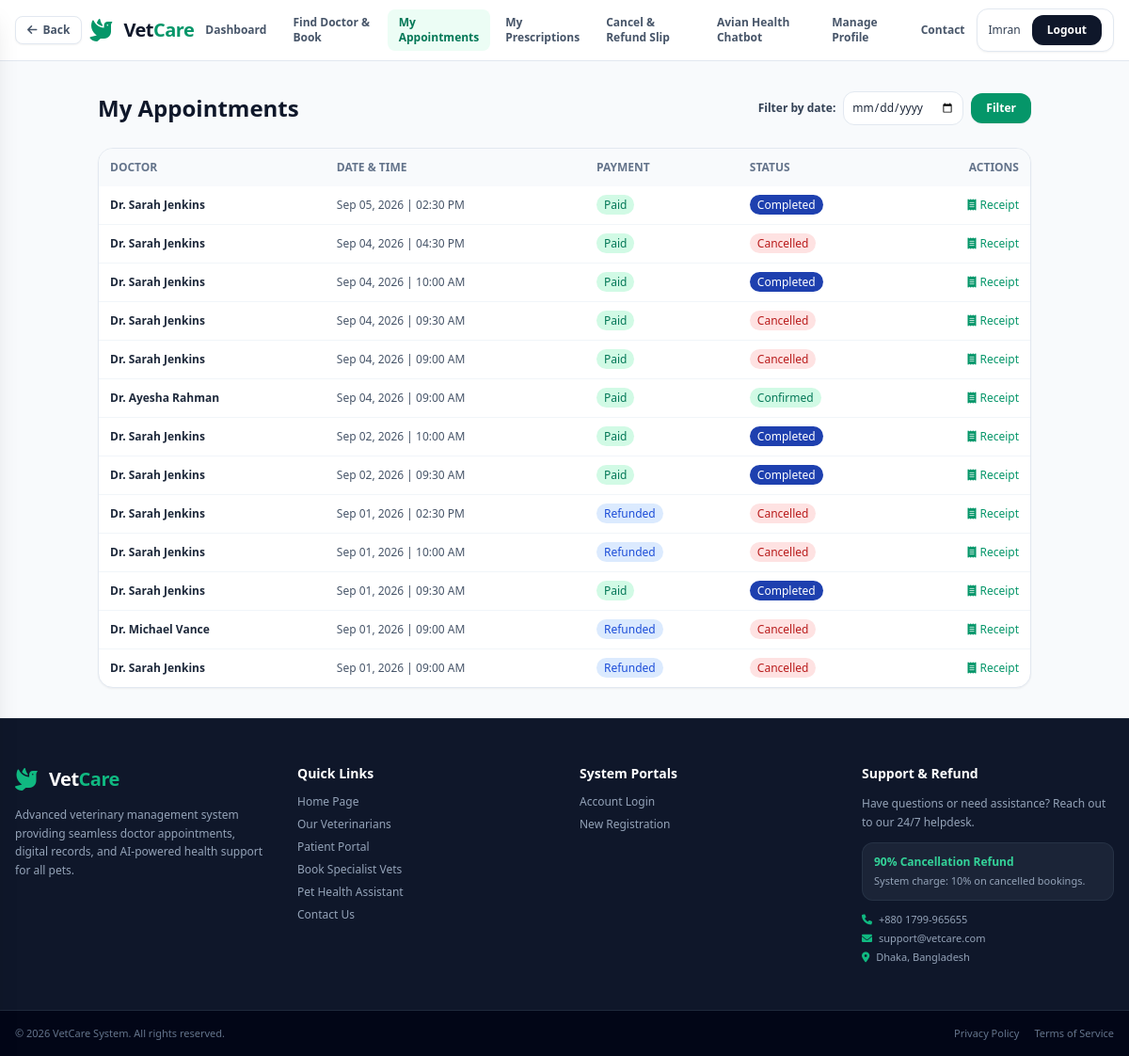
Before: /my-appointments/ (signed in) with the older database file.
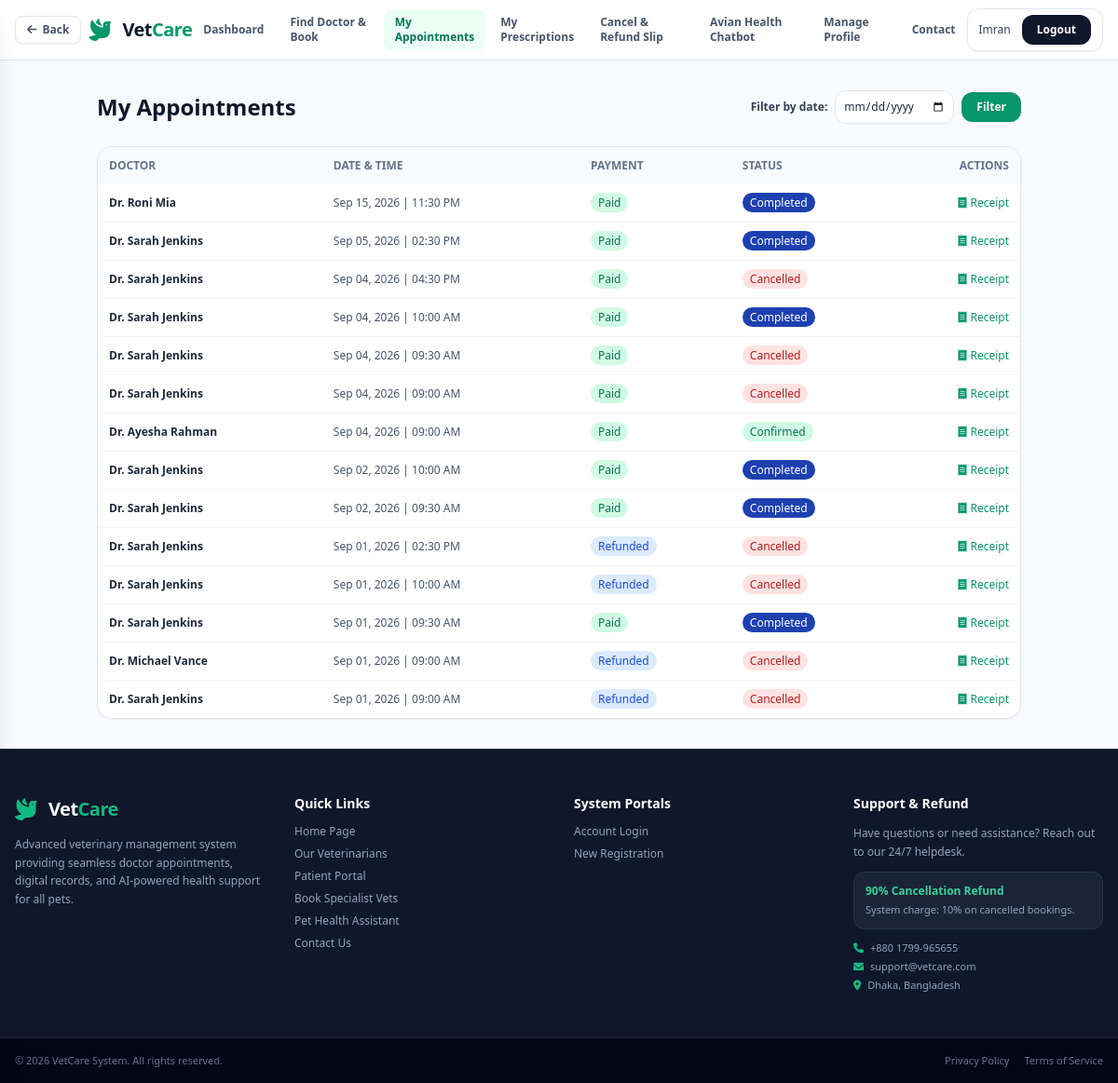
After: the same page with the newer database file.
### booking/models.py (models this page shows, shortened)
class Appointment(models.Model):
    STATUS_CHOICES = (
        ('PENDING', 'Pending'),
        ('CONFIRMED', 'Confirmed'),
        ('COMPLETED', 'Completed'),
        ('CANCELLED', 'Cancelled'),
    )
    patient = models.ForeignKey('patient.Patient', on_delete=models.CASCADE, related_name='appointments')
    doctor = models.ForeignKey('vet.Doctor', on_delete=models.CASCADE, related_name='appointments')
    date = models.DateField()
    time = models.TimeField()
    status = models.CharField(max_length=20, choices=STATUS_CHOICES, default='PENDING')
    fee = models.DecimalField(max_digits=8, decimal_places=2, default=1500.00)
    notes = models.TextField(blank=True)
    created_at = models.DateTimeField(auto_now_add=True)
    updated_at = models.DateTimeField(auto_now=True)
    class Meta:
        ordering = ['-date', '-time']

### vet/models.py (models this page shows, shortened)
class Doctor(models.Model):
    user = models.OneToOneField(settings.AUTH_USER_MODEL, on_delete=models.CASCADE, related_name='doctor_profile')
    specialty = models.CharField(max_length=100)
    experience_years = models.IntegerField(default=0)
    qualification = models.CharField(max_length=200, blank=True)
    license_number = models.CharField(max_length=50, blank=True)
    consultation_fee = models.DecimalField(max_digits=8, decimal_places=2, default=1500.00)
    bio = models.TextField(blank=True)
    is_active = models.BooleanField(default=True)
    created_at = models.DateTimeField(auto_now_add=True)

### accounts/models.py (models this page shows, shortened)
class User(AbstractUser):
    ROLE_CHOICES = (
        ('PATIENT', 'Patient'),
        ('DOCTOR', 'Doctor'),
        ('ADMIN', 'Admin'),
    )
    role = models.CharField(max_length=20, choices=ROLE_CHOICES, default='PATIENT')
    phone = models.CharField(max_length=20, blank=True, null=True)
    country_code = models.CharField(max_length=5, default='+880', blank=True)
    address = models.TextField(blank=True)
    created_at = models.DateTimeField(auto_now_add=True)

### patient/views.py (the view)
# urls.py: path('my-appointments/', views.my_appointments, name='my_appointments'),
@login_required
def my_appointments(request):
    if request.user.role != 'PATIENT':
        return render(request, '403.html', status=403)
    from datetime import datetime
    selected_date_str = request.GET.get('date', '').strip()
    selected_date = None
    if selected_date_str:
        try:
            selected_date = datetime.strptime(selected_date_str, '%Y-%m-%d').date()
        except ValueError:
            selected_date = None
    try:
        patient = request.user.patient_profile
        appointments = patient.appointments.select_related('doctor__user', 'payment').order_by('-date', '-time')
        if selected_date is not None:
            appointments = appointments.filter(date=selected_date)
    except Patient.DoesNotExist:
        patient = None
        appointments = []
    context = {
        'patient': patient,
        'appointments': appointments,
        'selected_date': selected_date_str,
    }
    return render(request, 'my_appointments.html', context)

### vetcure/templates/my_appointments.html (shortened to what the changed rows need)
{% extends 'base.html' %}
{% block content %}
<div class="flex-grow max-w-5xl w-full mx-auto px-4 py-8">
    <div class="flex flex-col md:flex-row md:items-center md:justify-between gap-4 mb-6">
        <h1 class="text-2xl font-bold text-slate-900">My Appointments</h1>
    </div>
    <div class="bg-white rounded-2xl border border-slate-200 shadow-sm overflow-hidden">
        <div class="overflow-x-auto">
            <table class="w-full text-left text-xs text-slate-600">
                <thead class="bg-slate-50 text-slate-500 uppercase">
                    <tr>
                        <th class="p-3">Doctor</th>
                        <th class="p-3">Date & Time</th>
                        <th class="p-3">Payment</th>
                        <th class="p-3">Status</th>
                        <th class="p-3 text-right">Actions</th>
                    </tr>
                </thead>
                <tbody class="divide-y divide-slate-100">
                    {% for appointment in appointments %}
                    <tr>
                        <td class="p-3 font-semibold text-slate-800">Dr. {{ appointment.doctor.user.get_full_name }}</td>
                        <td class="p-3">{{ appointment.date|date:"M d, Y" }} | {{ appointment.time|time:"h:i A" }}</td>
                        <td class="p-3">
                            {% if appointment.payment.status == "PAID" %}
                            <span class="bg-emerald-100 text-emerald-700 px-2 py-0.5 rounded-full font-medium">Paid</span>
                            {% elif appointment.payment.status == "PENDING" %}
                            <span class="bg-amber-100 text-amber-700 px-2 py-0.5 rounded-full font-medium">Pending</span>
                            {% elif appointment.payment.status == "REFUNDED" %}
                            <span class="bg-blue-100 text-blue-700 px-2 py-0.5 rounded-full font-medium">Refunded</span>
                            {% else %}
                            <span class="bg-red-100 text-red-700 px-2 py-0.5 rounded-full font-medium">{{ appointment.payment.status }}</span>
                            {% endif %}
                        </td>
                        <td class="p-3">
                            {% if appointment.status == "CONFIRMED" %}
                            <span class="bg-emerald-100 text-emerald-700 px-2 py-0.5 rounded-full font-medium">Confirmed</span>
                            {% elif appointment.status == "PENDING" %}
                            <span class="bg-amber-100 text-amber-700 px-2 py-0.5 rounded-full font-medium">Awaiting Approval</span>
                            {% elif appointment.status == "COMPLETED" %}
                            <span class="bg-blue-800 text-white px-2 py-0.5 rounded-full font-medium">Completed</span>
                            {% else %}
                            <span class="bg-red-100 text-red-700 px-2 py-0.5 rounded-full font-medium">Cancelled</span>
                            {% endif %}
                        </td>
                        <td class="p-3 text-right">
                            <a href="{% url 'receipt' appointment.id %}" target="_blank" class="inline-flex items-center gap-1 text-emerald-600 font-medium hover:underline">
                                <i class="fa-solid fa-receipt"></i> Receipt
                            </a>
                        </td>
                    </tr>
                    {% empty %}
                    <tr>
                        <td colspan="5" class="p-6 text-center text-slate-500">No appointments yet. <a href="{% url 'booking_doctors' %}" class="text-emerald-600 font-semibold hover:underline">Book one now</a></td>
                    </tr>
                    {% endfor %}
                </tbody>
            </table>
        </div>
    </div>
</div>
{% endblock %}

Changed rows visible on the page:
added Appointment: doctor.user.get_full_name "Roni Mia", date "Sep 15, 2026", time "11:30 PM", shows "Paid", status "Completed"
